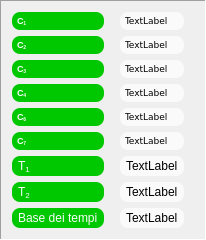
       <widget class="QFrame" name="frame_8">
        <property name="frameShape">
         <enum>QFrame::Panel</enum>
        </property>
        <property name="frameShadow">
         <enum>QFrame::Sunken</enum>
        </property>
        <layout class="QGridLayout" name="gridLayout_9">
         <item row="0" column="0">
          <widget class="QLabel" name="tC1_Label">
           <property name="font">
            <font>
             <pointsize>7</pointsize>
             <weight>75</weight>
             <bold>true</bold>
            </font>
           </property>
           <property name="styleSheet">
            <string notr="true">QLabel {background-color: #00c800;
color: #fafafa;
border: 0px solid grey;
border-radius: 8px;
padding: 3px;
margin-right: 10px}</string>
           </property>
           <property name="text">
            <string>C&lt;sub&gt;1&lt;/sub&gt;</string>
           </property>
          </widget>
         </item>
         <item row="6" column="0">
          <widget class="QLabel" name="tT1_Label">
           <property name="styleSheet">
            <string notr="true">QLabel {background-color: #00c800;
color: #fafafa;
border: 0px solid grey;
border-radius: 8px;
padding: 3px;
margin-right: 10px}</string>
           </property>
           <property name="text">
            <string>T&lt;sub&gt;1&lt;/sub&gt;</string>
           </property>
          </widget>
         </item>
         <item row="2" column="1">
          <widget class="QLabel" name="C3_Label">
           <property name="font">
            <font>
             <family>Verdana</family>
             <pointsize>7</pointsize>
            </font>
           </property>
           <property name="styleSheet">
            <string notr="true">QLabel {background-color: #fafafa}
QLabel {color: #000000}
QLabel {border: 0px solid grey}
QLabel {border-radius: 8px}
QLabel {padding: 3px}
QLabel {margin-right: 10px}</string>
           </property>
           <property name="text">
            <string>TextLabel</string>
           </property>
          </widget>
         </item>
         <item row="7" column="1">
          <widget class="QLabel" name="T2_Label">
           <property name="styleSheet">
            <string notr="true">QLabel {background-color: #fafafa}
QLabel {color: #000000}
QLabel {border: 0px solid grey}
QLabel {border-radius: 8px}
QLabel {padding: 3px}
QLabel {margin-right: 10px}</string>
           </property>
           <property name="text">
            <string>TextLabel</string>
           </property>
          </widget>
         </item>
         <item row="4" column="0">
          <widget class="QLabel" name="tC6_Label">
           <property name="font">
            <font>
             <pointsize>7</pointsize>
             <weight>75</weight>
             <bold>true</bold>
            </font>
           </property>
           <property name="styleSheet">
            <string notr="true">QLabel {background-color: #00c800;
color: #fafafa;
border: 0px solid grey;
border-radius: 8px;
padding: 3px;
margin-right: 10px}</string>
           </property>
           <property name="text">
            <string>C&lt;sub&gt;6&lt;/sub&gt;</string>
           </property>
          </widget>
         </item>
         <item row="3" column="0">
          <widget class="QLabel" name="tC4_Label">
           <property name="font">
            <font>
             <pointsize>7</pointsize>
             <weight>75</weight>
             <bold>true</bold>
            </font>
           </property>
           <property name="styleSheet">
            <string notr="true">QLabel {background-color: #00c800;
color: #fafafa;
border: 0px solid grey;
border-radius: 8px;
padding: 3px;
margin-right: 10px}</string>
           </property>
           <property name="text">
            <string>C&lt;sub&gt;4&lt;/sub&gt;</string>
           </property>
          </widget>
         </item>
         <item row="1" column="0">
          <widget class="QLabel" name="tC2_Label">
           <property name="font">
            <font>
             <pointsize>7</pointsize>
             <weight>75</weight>
             <bold>true</bold>
            </font>
           </property>
           <property name="styleSheet">
            <string notr="true">QLabel {background-color: #00c800;
color: #fafafa;
border: 0px solid grey;
border-radius: 8px;
padding: 3px;
margin-right: 10px}</string>
           </property>
           <property name="text">
            <string>C&lt;sub&gt;2&lt;/sub&gt;</string>
           </property>
          </widget>
         </item>
         <item row="0" column="1">
          <widget class="QLabel" name="C1_Label">
           <property name="font">
            <font>
             <family>Verdana</family>
             <pointsize>7</pointsize>
            </font>
           </property>
           <property name="styleSheet">
            <string notr="true">QLabel {background-color: #fafafa}
QLabel {color: #000000}
QLabel {border: 0px solid grey}
QLabel {border-radius: 8px}
QLabel {padding: 3px}
QLabel {margin-right: 10px}</string>
           </property>
           <property name="text">
            <string>TextLabel</string>
           </property>
          </widget>
         </item>
         <item row="7" column="0">
          <widget class="QLabel" name="tT2_Label">
           <property name="styleSheet">
            <string notr="true">QLabel {background-color: #00c800;
color: #fafafa;
border: 0px solid grey;
border-radius: 8px;
padding: 3px;
margin-right: 10px}</string>
           </property>
           <property name="text">
            <string>T&lt;sub&gt;2&lt;/sub&gt;</string>
           </property>
          </widget>
         </item>
         <item row="5" column="0">
          <widget class="QLabel" name="tC7_Label">
           <property name="font">
            <font>
             <pointsize>7</pointsize>
             <weight>75</weight>
             <bold>true</bold>
            </font>
           </property>
           <property name="styleSheet">
            <string notr="true">QLabel {background-color: #00c800;
color: #fafafa;
border: 0px solid grey;
border-radius: 8px;
padding: 3px;
margin-right: 10px}</string>
           </property>
           <property name="text">
            <string>C&lt;sub&gt;7&lt;/sub&gt;</string>
           </property>
          </widget>
         </item>
         <item row="1" column="1">
          <widget class="QLabel" name="C2_Label">
           <property name="font">
            <font>
             <family>Verdana</family>
             <pointsize>7</pointsize>
            </font>
           </property>
           <property name="styleSheet">
            <string notr="true">QLabel {background-color: #fafafa}
QLabel {color: #000000}
QLabel {border: 0px solid grey}
QLabel {border-radius: 8px}
QLabel {padding: 3px}
QLabel {margin-right: 10px}</string>
           </property>
           <property name="text">
            <string>TextLabel</string>
           </property>
          </widget>
         </item>
         <item row="6" column="1">
          <widget class="QLabel" name="T1_Label">
           <property name="styleSheet">
            <string notr="true">QLabel {background-color: #fafafa}
QLabel {color: #000000}
QLabel {border: 0px solid grey}
QLabel {border-radius: 8px}
QLabel {padding: 3px}
QLabel {margin-right: 10px}</string>
           </property>
           <property name="text">
            <string>TextLabel</string>
           </property>
          </widget>
         </item>
         <item row="3" column="1">
          <widget class="QLabel" name="C4_Label">
           <property name="font">
            <font>
             <family>Verdana</family>
             <pointsize>7</pointsize>
            </font>
           </property>
           <property name="styleSheet">
            <string notr="true">QLabel {background-color: #fafafa}
QLabel {color: #000000}
QLabel {border: 0px solid grey}
QLabel {border-radius: 8px}
QLabel {padding: 3px}
QLabel {margin-right: 10px}</string>
           </property>
           <property name="text">
            <string>TextLabel</string>
           </property>
          </widget>
         </item>
         <item row="4" column="1">
          <widget class="QLabel" name="C6_Label">
           <property name="font">
            <font>
             <family>Verdana</family>
             <pointsize>7</pointsize>
            </font>
           </property>
           <property name="styleSheet">
            <string notr="true">QLabel {background-color: #fafafa}
QLabel {color: #000000}
QLabel {border: 0px solid grey}
QLabel {border-radius: 8px}
QLabel {padding: 3px}
QLabel {margin-right: 10px}</string>
           </property>
           <property name="text">
            <string>TextLabel</string>
           </property>
          </widget>
         </item>
         <item row="5" column="1">
          <widget class="QLabel" name="C7_Label">
           <property name="font">
            <font>
             <family>Verdana</family>
             <pointsize>7</pointsize>
            </font>
           </property>
           <property name="styleSheet">
            <string notr="true">QLabel {background-color: #fafafa}
QLabel {color: #000000}
QLabel {border: 0px solid grey}
QLabel {border-radius: 8px}
QLabel {padding: 3px}
QLabel {margin-right: 10px}</string>
           </property>
           <property name="text">
            <string>TextLabel</string>
           </property>
          </widget>
         </item>
         <item row="2" column="0">
          <widget class="QLabel" name="tC3_Label">
           <property name="font">
            <font>
             <pointsize>7</pointsize>
             <weight>75</weight>
             <bold>true</bold>
            </font>
           </property>
           <property name="styleSheet">
            <string notr="true">QLabel {background-color: #00c800;
color: #fafafa;
border: 0px solid grey;
border-radius: 8px;
padding: 3px;
margin-right: 10px}</string>
           </property>
           <property name="text">
            <string>C&lt;sub&gt;3&lt;/sub&gt;</string>
           </property>
          </widget>
         </item>
         <item row="8" column="0">
          <widget class="QLabel" name="tTimeBase_Label">
           <property name="styleSheet">
            <string notr="true">QLabel {background-color: #00c800;
color: #fafafa;
border: 0px solid grey;
border-radius: 8px;
padding: 3px;
margin-right: 10px}</string>
           </property>
           <property name="text">
            <string>Base dei tempi</string>
           </property>
          </widget>
         </item>
         <item row="8" column="1">
          <widget class="QLabel" name="timeBase_Label">
           <property name="styleSheet">
            <string notr="true">QLabel {background-color: #fafafa}
QLabel {color: #000000}
QLabel {border: 0px solid grey}
QLabel {border-radius: 8px}
QLabel {padding: 3px}
QLabel {margin-right: 10px}</string>
           </property>
           <property name="text">
            <string>TextLabel</string>
           </property>
          </widget>
         </item>
        </layout>
       </widget>
